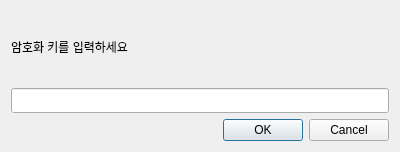
<?xml version="1.0" encoding="UTF-8"?>
<ui version="4.0">
 <class>Dialog</class>
 <widget class="QDialog" name="Dialog">
  <property name="geometry">
   <rect>
    <x>0</x>
    <y>0</y>
    <width>400</width>
    <height>152</height>
   </rect>
  </property>
  <property name="windowTitle">
   <string>설정 암호화</string>
  </property>
  <layout class="QVBoxLayout" name="verticalLayout">
   <item>
    <widget class="QLabel" name="label">
     <property name="text">
      <string>암호화 키를 입력하세요</string>
     </property>
    </widget>
   </item>
   <item>
    <widget class="QLineEdit" name="enc_key">
     <property name="minimumSize">
      <size>
       <width>0</width>
       <height>25</height>
      </size>
     </property>
    </widget>
   </item>
   <item>
    <widget class="QDialogButtonBox" name="buttonBox">
     <property name="orientation">
      <enum>Qt::Horizontal</enum>
     </property>
     <property name="standardButtons">
      <set>QDialogButtonBox::Cancel|QDialogButtonBox::Ok</set>
     </property>
    </widget>
   </item>
  </layout>
 </widget>
 <resources/>
 <connections>
  <connection>
   <sender>buttonBox</sender>
   <signal>accepted()</signal>
   <receiver>Dialog</receiver>
   <slot>accept()</slot>
   <hints>
    <hint type="sourcelabel">
     <x>248</x>
     <y>254</y>
    </hint>
    <hint type="destinationlabel">
     <x>157</x>
     <y>274</y>
    </hint>
   </hints>
  </connection>
  <connection>
   <sender>buttonBox</sender>
   <signal>rejected()</signal>
   <receiver>Dialog</receiver>
   <slot>reject()</slot>
   <hints>
    <hint type="sourcelabel">
     <x>316</x>
     <y>260</y>
    </hint>
    <hint type="destinationlabel">
     <x>286</x>
     <y>274</y>
    </hint>
   </hints>
  </connection>
 </connections>
</ui>
